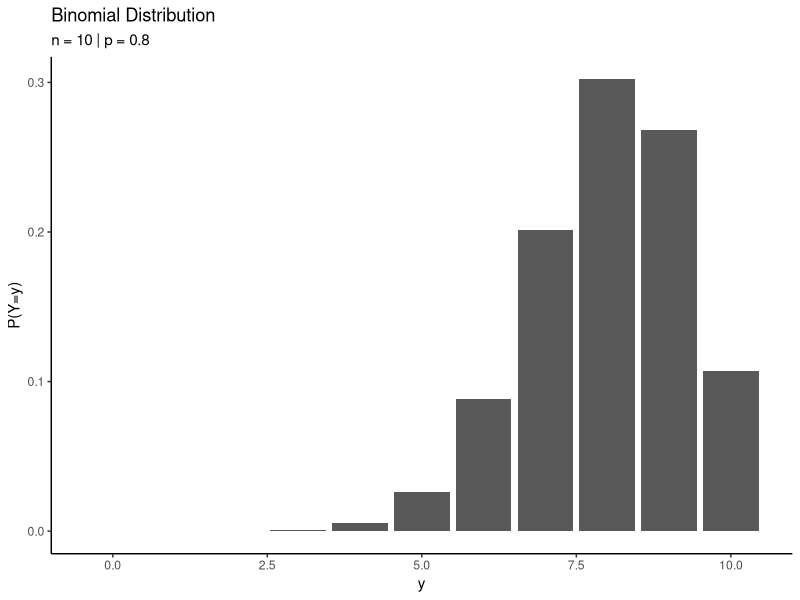

This chart was generated by the following R code: (Note: this script raises an error after producing the figure.)
library(dplyr)
library(ggplot2)

# Binomial Random Variable (Y)
# Across some n "trials", Y captures the number of "successes"
# assuming some probability p of success

# Visualizing Binomial Distributions -------------------------------------------

p  <- 0.8                        # Parameter: Success probability
n  <- 10                         # Parameter: Number of trials
y  <- 0:n                        # Possible successes
P_y <- dbinom(y, size=n, prob=p) # Probability mass function P(Y=y)

tibble(y, P_y) %>%
  ggplot(aes(x=y, y=P_y)) +
  geom_bar(stat="identity") +
  labs(x="y", y="P(Y=y)") +
  labs(title="Binomial Distribution",
       subtitle=paste("n =", n, "| p =", p)) +
  theme_classic()

# Simulating from Binomial Distributions ---------------------------------------
## Suppose we magically knew that Donald Trump had a population approval rating of 42%.  
## Equivalently, 0.42 of the population approves of Trump. 

## Draw a random sample of 1000 respondents where X = number who support Trump. 
X <- rbinom(TODO, size=TODO, prob=TODO)

## How do we infer the proportion of the population who supports Trump from this sample?
prop_approve <- TODO

## 1. How can we simulate 100 repeated samples of 1000 respondents? 
X_repeated_100 <- rbinom(TODO, size=TODO, prob=0.42)

## Visualize the resulting distribution of % approve.
tibble(approval=X_repeated_100) %>%
  mutate(prop_approve=TODO) %>% ## Hint: Hint: same operation as on line 31!
  ggplot(aes(x=prop_approve)) +
  geom_histogram() +
  scale_x_continuous(limits = c(0.3, 0.5)) +
  theme_classic()

## 2. What about 10,000 repeated samples? 
X_repeated_10k <- rbinom(TODO, size=TODO, prob=0.42)

## Visualize the resulting distribution of % approve. 
## How does it compare to before?
tibble(approval=X_repeated_10k) %>%
  mutate(approval=TODO) %>% ## Hint: same operation as on line 31!
  ggplot(aes(x=approval)) +
  geom_histogram() +
  scale_x_continuous(limits = c(0.3, 0.5)) +
  theme_classic()

## 3. What about 100 repeated samples of 10,000 respondents?
X_10k_repeated_100 <- rbinom(TODO, size=TODO, prob=0.42)

## Visualize the resulting distribution of % approve. 
## How does it compare to before?
tibble(approval=X_10k_repeated_100) %>%
  mutate(approval=TODO) %>% ## Hint: same operation as on line 31!
  ggplot(aes(x=approval)) +
  geom_histogram() +
  scale_x_continuous(limits = c(0.3, 0.5)) +
  theme_classic()
